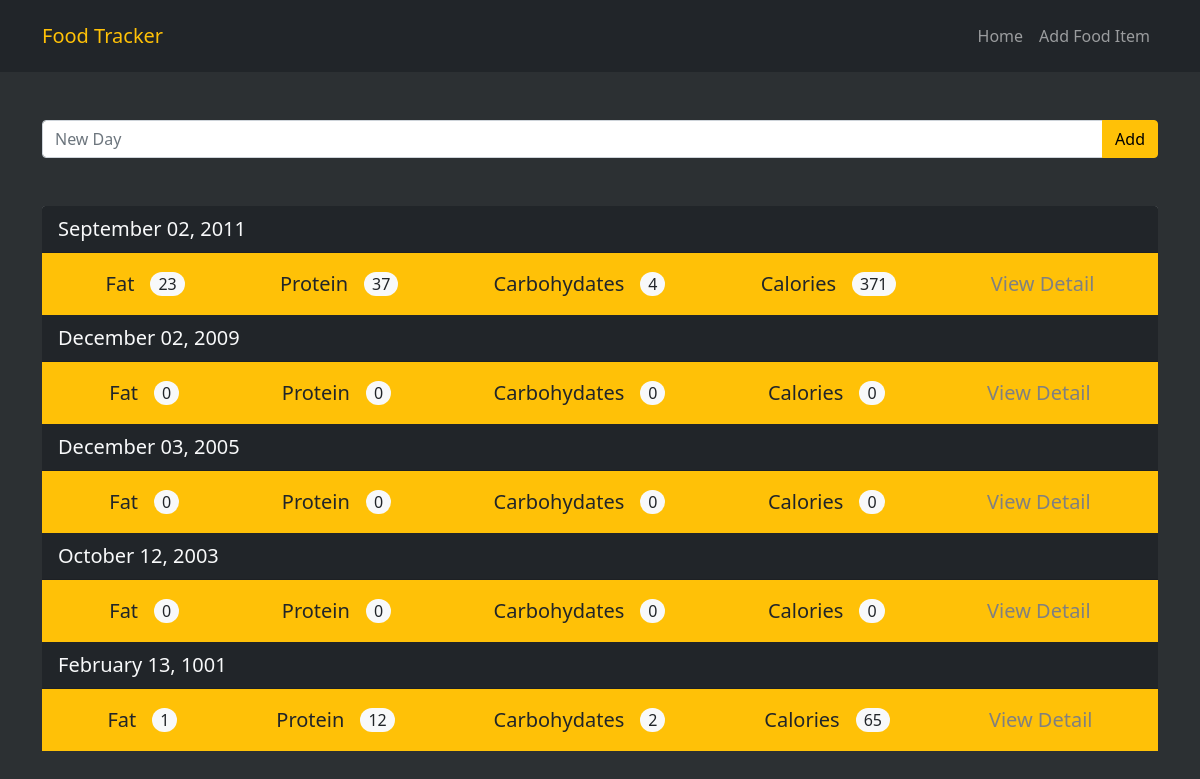
The page / on the database its author committed.
### tables this page shows
CREATE TABLE log_date (
    log_id integer primary key autoincrement,
    entry_date date not null
);

### index.py (the view, shortened to what this page needs)
@app.route("/", methods=["POST", "GET"])
def index():
    db = get_db()
    cur = db.execute("""
        SELECT entry_date, IFNULL(SUM(fat), 0) as fat_, IFNULL(SUM(protein), 0) as protein_, IFNULL(SUM(carbohydates), 0) as carbohydates_, IFNULL(SUM(calories), 0) as calories_
        FROM log_date
            LEFT JOIN food_date ON log_date.log_id = food_date.log_id
            LEFT JOIN food ON food_date.food_id = food.food_id
        GROUP BY entry_date
        ORDER BY entry_date DESC;
    """)
    results = cur.fetchall()  # Получаем даты для преобразования в другой вид
    user_date = []
    for i in results:
        info = {}
        pd = datetime.datetime.strptime(str(i['entry_date']), "%Y-%m-%d")
        info["entry_pretty_date"] = datetime.datetime.strftime(pd, "%B %d, %Y")
        info["date"] = i['entry_date']
        info["fat"] = i['fat_']
        info['protein'] = i['protein_']
        info['carbohydates'] = i['carbohydates_']
        info['calories'] = i['calories_']
        user_date.append(info)
    return render_template("index.html", results=user_date)

### index.py (called while the page is built)
def connect_db():  # Подключение базы данных
    sql = sqlite3.connect("food.db")
    sql.row_factory = sqlite3.Row
    return sql

def get_db():  # Получение базы данных
    if not hasattr(g, "sqlite3"):
        g.sqlite_db = connect_db()
    return g.sqlite_db

### templates/index.html (shortened to what this page needs)
<!DOCTYPE html>
<html lang="en">
<head>
	<link href="https://cdn.jsdelivr.net/npm/bootstrap@5.1.3/dist/css/bootstrap.min.css" rel="stylesheet">
  	<link rel="stylesheet" type="text/css" href="static/style.css">
	<link rel="stylesheet" href="https://cdn.jsdelivr.net/npm/bootstrap-icons@1.3.0/font/bootstrap-icons.css">
</head>
<body class="bg-dark" style="--bs-bg-opacity: .95;">
<header>
	<nav class="navbar navbar-expand-lg bg-dark navbar-dark py-3">
		<div class="container">
			<a href="{{ url_for('index') }}" class="navbar-brand text-warning lead">Food Tracker</a>
			<ul class="navbar-nav ms-auto" >
				<li class="nav-item"><a href="{{ url_for('index') }}" class="nav-link fw-light">Home</a></li>
				<li class="nav-item"><a href="{{ url_for('add_food') }}" class="nav-link fw-light">Add Food Item</a></li>
			</ul>
		</div>
	</nav>
</header>
{% block content %}
<section>
	<div class="container py-5 text-light">
		<form action="{{ url_for('index')}}" method="post">
			<div class="input-group">
					<input type="text" class="form-control" placeholder="New Day" name="date" aria-label="Recipient's username" aria-describedby="button-addon2" required>
					<button class="btn btn-warning" type="submit" id="button-addon2"><span class="fw-light">Add</span></button>
			</div>
		</form>
	</div>
</section>
<section>
	<div class="container">
		<div class="card border-0">
		{% for i in results %}
		  <div class="card-header bg-dark text-light lead">
			  {{ i.entry_pretty_date }}
		  </div>
		  <div class="card-body bg-warning fs-5 fw-light">
			  <div class="d-flex justify-content-around g-4">
				  <div class="d-flex justify-content-start align-items-center">
				  	<span>Fat</span>
				  	<span class="rounded-pill bg-light ms-3 px-2 fs-6">{{ i.fat }}</span>
				  </div>
				  <div class="d-flex justify-content-start align-items-center">
				  	<span>Protein</span>
				  	<span class="rounded-pill bg-light ms-3 px-2 fs-6">{{ i.protein }}</span>
				  </div>
				  <div class="d-flex justify-content-start align-items-center">
				  	<span>Carbohydates</span>
				  	<span class="rounded-pill bg-light ms-3 px-2 fs-6">{{ i.carbohydates }}</span>
				  </div>
				  <div class="d-flex justify-content-start align-items-center">
				  	<span>Calories</span>
				  	<span class="rounded-pill bg-light ms-3 px-2 fs-6">{{ i.calories }}</span>
				  </div>
				  <div class="text-center">
				  	<a class="list_button" href="{{ url_for('day', date=i.date) }}">View Detail</a>
				  </div>
			  </div>
		  </div>
		{% endfor %}
		</div>
	</div>
</section>
{% endblock %}
</body>
</html>

### static/style.css (style rules this page uses)
.list_button { text-decoration: none; color: grey; transition: 0.1s all ease-in; }

### rows shown on the page
log_date: entry_pretty_date "February 13, 1001", fat "1", protein "12", carbohydates "2", calories "65"

### other values the page prints
{{ i.entry_pretty_date }} "September 02, 2011" "December 02, 2009" "December 03, 2005" "October 12, 2003"
{{ i.fat }} "23" "0" "0" "0"
{{ i.protein }} "37" "0" "0" "0"
{{ i.carbohydates }} "4" "0" "0" "0"
{{ i.calories }} "371" "0" "0" "0"
